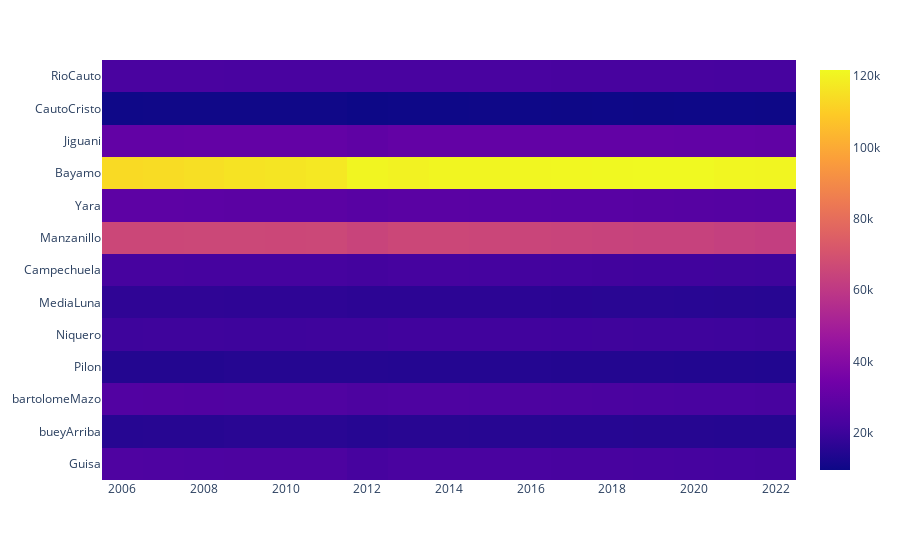
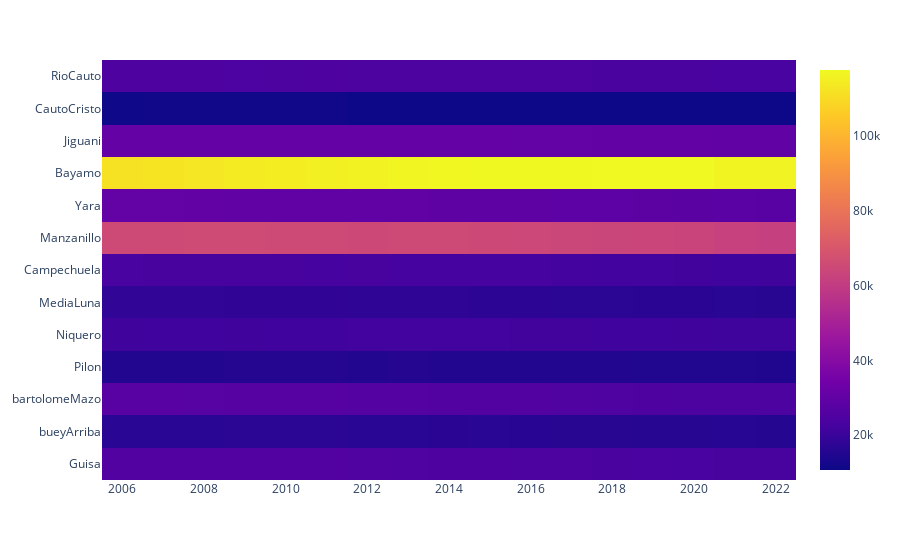

Notebook code for these charts, in order:
### Code cell
#función para sacar valores de los residentes H_M por muicipios del json
def llenar_lista(filtro1, filtro2,lista1)->list:
    lista=[]
    for keys,values in granma.items():
        if keys==filtro1: #accedo a la llave municipios que es un diccionario
            for clave,valor in values.items(): 
                if clave in lista1:
                     for key,value in valor.items():
                            if key ==filtro2:
                                lista.extend(value)
              
    return lista

    

#lista con todos los valores de los residentes 2006-2022  
lista=llenar_lista("municipios",'residentesH_M_06-22',granma['listamunis'])



#lista de residentes hombres06-2022 que están en indice par
listaH=[y for x,y in enumerate(lista) if x%2 == 0 ]


#lista de residentes mujeres 06-2022
listaM=[y for x,y in enumerate(lista)if x%2 != 0]



#data frame de la lista de mujeres
dfM=pd.DataFrame(listaM,columns= [x for x in granma['años']if x>=2006])


#data frame de la lista de hombres
dfH=pd.DataFrame(listaH,columns=[x for x in granma['años']if x>=2006])

#grafico de calor de la población Mujer 2014-22
fig=px.imshow(dfM,x=[x for x in granma['años']if x>=2006],y=granma['listamunis'])
fig.show()

#grafico de calor de la población hombre 2014-22
fig=px.imshow(dfH,x=[x for x in granma['años']if x>=2006],y= granma['listamunis'])
fig.show()

### Figure 1 — Plotly figure (JSON) as saved in the notebook; plotly's stock layout.template omitted (floating-point values rounded to 4 significant figures; data arrays with more than 128 entries replaced by an {"elided": "..."} marker saying what was removed)
{"data": [{"coloraxis": "coloraxis", "hovertemplate": "x: %{x}<br>y: %{y}<br>color: %{z}<extra></extra>", "name": "0", "type": "heatmap", "x": [2006, 2007, 2008, 2009, 2010, 2011, 2012, 2013, 2014, 2015, 2016, 2017, 2018, 2019, 2020, 2021, 2022], "xaxis": "x", "y": ["RioCauto", "CautoCristo", "Jiguani", "Bayamo", "Yara", "Manzanillo", "Campechuela", "MediaLuna", "Niquero", "Pilon", "bartolomeMazo", "bueyArriba", "Guisa"], "yaxis": "y", "z": {"elided": "13x17 int values"}}], "layout": {"coloraxis": {"colorscale": [[0, "#0d0887"], [0.1111, "#46039f"], [0.2222, "#7201a8"], [0.3333, "#9c179e"], [0.4444, "#bd3786"], [0.5556, "#d8576b"], [0.6667, "#ed7953"], [0.7778, "#fb9f3a"], [0.8889, "#fdca26"], [1, "#f0f921"]]}, "margin": {"t": 60}, "xaxis": {"anchor": "y", "constrain": "domain", "domain": [0, 1], "scaleanchor": "y"}, "yaxis": {"anchor": "x", "autorange": "reversed", "constrain": "domain", "domain": [0, 1]}}}

### Figure 2 — Plotly figure (JSON) as saved in the notebook; plotly's stock layout.template omitted (floating-point values rounded to 4 significant figures; data arrays with more than 128 entries replaced by an {"elided": "..."} marker saying what was removed)
{"data": [{"coloraxis": "coloraxis", "hovertemplate": "x: %{x}<br>y: %{y}<br>color: %{z}<extra></extra>", "name": "0", "type": "heatmap", "x": [2006, 2007, 2008, 2009, 2010, 2011, 2012, 2013, 2014, 2015, 2016, 2017, 2018, 2019, 2020, 2021, 2022], "xaxis": "x", "y": ["RioCauto", "CautoCristo", "Jiguani", "Bayamo", "Yara", "Manzanillo", "Campechuela", "MediaLuna", "Niquero", "Pilon", "bartolomeMazo", "bueyArriba", "Guisa"], "yaxis": "y", "z": {"elided": "13x17 int values"}}], "layout": {"coloraxis": {"colorscale": [[0, "#0d0887"], [0.1111, "#46039f"], [0.2222, "#7201a8"], [0.3333, "#9c179e"], [0.4444, "#bd3786"], [0.5556, "#d8576b"], [0.6667, "#ed7953"], [0.7778, "#fb9f3a"], [0.8889, "#fdca26"], [1, "#f0f921"]]}, "margin": {"t": 60}, "xaxis": {"anchor": "y", "constrain": "domain", "domain": [0, 1], "scaleanchor": "y"}, "yaxis": {"anchor": "x", "autorange": "reversed", "constrain": "domain", "domain": [0, 1]}}}
